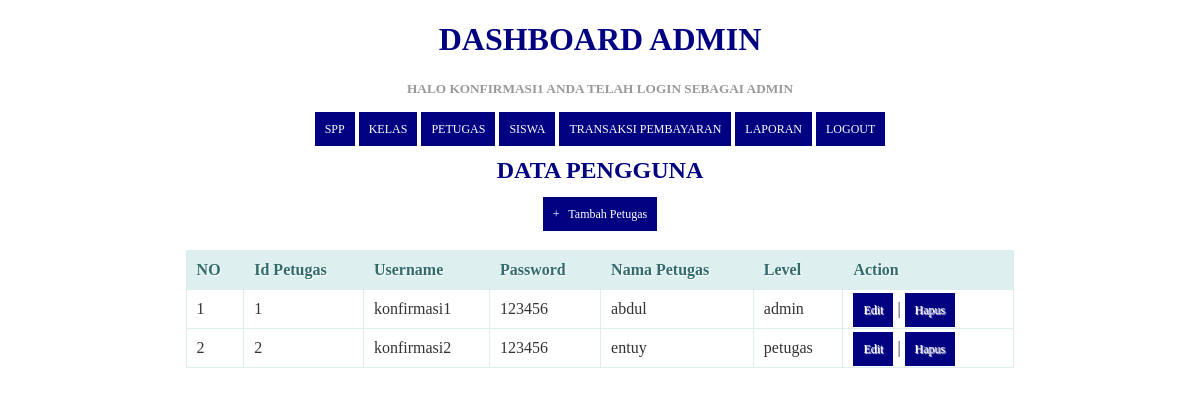
Page /petugas.php (signed in) on the committed database.
### tables this page shows
CREATE TABLE `petugas` (
  `id_petugas` int(11) NOT NULL,
  `username` varchar(25) NOT NULL,
  `password` varchar(32) NOT NULL,
  `nama_petugas` varchar(35) NOT NULL,
  `level` enum('admin','petugas') NOT NULL
);

### petugas.php (the view, shortened to what this page needs)
<!DOCTYPE html>
<html>
  <head>
  </head>
<body>
  <?php
  include ('header.php');
?>
    <center><h2>Data Pengguna</h2><center>
    <center><a href="tambah_petugas.php">+ &nbsp; Tambah Petugas </a><center>
    <br/>
    <table>
      <thead>
        <tr>
    <th>NO</th>
    <th>Id Petugas</th>
    <th>Username</th>
    <th>Password</th>
    <th>Nama Petugas</th>
    <th>Level</th>
    <th>Action</th>
        </tr>
    </thead>
    <tbody>
      <?php
      $query = "SELECT * FROM petugas ORDER BY id_petugas";
      $result = mysqli_query($koneksi, $query);
      $no = 1;
      while($row = mysqli_fetch_assoc($result))
      {
      ?>
       <tr>
          <td><?php echo $no; ?></td>
          <td><?php echo $row['id_petugas']; ?></td>
          <td><?php echo $row['username']; ?></td>
          <td><?php echo $row['password']; ?></td>
          <td><?php echo $row['nama_petugas']; ?></td>
          <td><?php echo $row['level']; ?></td>
          <td width="150px">
              <a href="edit_petugas.php?id=<?php echo $row['id_petugas']; ?>">Edit</a> |
              <a href="proses_hapuspetugas.php?id=<?php echo $row['id_petugas']; ?>" onClick="return confirm('Anda yakin akan menghapus data ini?')">Hapus</a>
          </td>
      </tr>
      <?php
        $no++;
      }
      ?>
    </tbody>
    </table>
</body>
</html>

### header.php (shortened to what this page needs)
<!DOCTYPE html>
<html>
  <head>
  </head>
<body>
	<?php
	if($_SESSION['level']=="admin"){
	?>
	<h1 align="center">DASHBOARD ADMIN</h1>
	<p align="center"><h5 align="center">Halo <b><?php echo $_SESSION['username']; ?></b> Anda telah login sebagai <b><?php echo $_SESSION['level']; ?></h5></b></p>
  <p align="center"><a href="spp.php">SPP</a>
	<a href="kelas.php">KELAS</a>
	<a href="petugas.php">PETUGAS</a>
	<a href="siswa.php">SISWA</a>
	<a href="pembayaran.php">TRANSAKSI PEMBAYARAN</a>
	<a href="laporan.php">LAPORAN</a>
  <a href="logout.php">LOGOUT</a> </p>
<?php
}
	?>
</body>
</html>

### petugas.php (style rules this page uses)
* { font-family: "Trebuchet MS"; }
h1 { text-transform: uppercase; color: navy; }
h2 { text-transform: uppercase; color: navy; }
h5 { text-transform: uppercase; color:#000080; }
table { border: solid 1px #DDEEEE; border-collapse: collapse; border-spacing: 0; width: 10%; margin: 10px auto 10px auto; }
table thead th { background-color: #000080; border: solid 1px #DDEEEE; color: #336B6B; padding: 10px; text-align: left; text-shadow: 1px 1px 1px #fff; text-decoration: none; }
table tbody td { border: solid 1px #DDEEEE; color: #000080; padding: 10px; text-shadow: 1px 1px 1px #fff; }
a { background-color: navy; color: #000080; padding: 10px; text-decoration: none; font-size: 12px; }

### header.php (style rules this page uses)
* { font-family: "Trebuchet MS"; }
h1 { text-transform: uppercase; color: navy; }
h5 { text-transform: uppercase; color:#999999; }
table { border: solid 1px #DDEEEE; border-collapse: collapse; border-spacing: 0; width: 70%; margin: 10px auto 10px auto; }
table thead th { background-color: #DDEFEF; border: solid 1px #DDEEEE; color: #336B6B; padding: 10px; text-align: left; text-shadow: 1px 1px 1px #fff; text-decoration: none; }
table tbody td { border: solid 1px #DDEEEE; color: #333; padding: 10px; text-shadow: 1px 1px 1px #fff; }
a { background-color: navy; color: #fff; padding: 10px; text-decoration: none; font-size: 12px; }

### rows in the picture
petugas: id_petugas "1", username "konfirmasi1", password "123456", nama_petugas "abdul", level "admin"
petugas: id_petugas "2", username "konfirmasi2", password "123456", nama_petugas "entuy", level "petugas"

### other values in the picture
$_SESSION['username'] "KONFIRMASI1"
$_SESSION['level'] "ADMIN"
